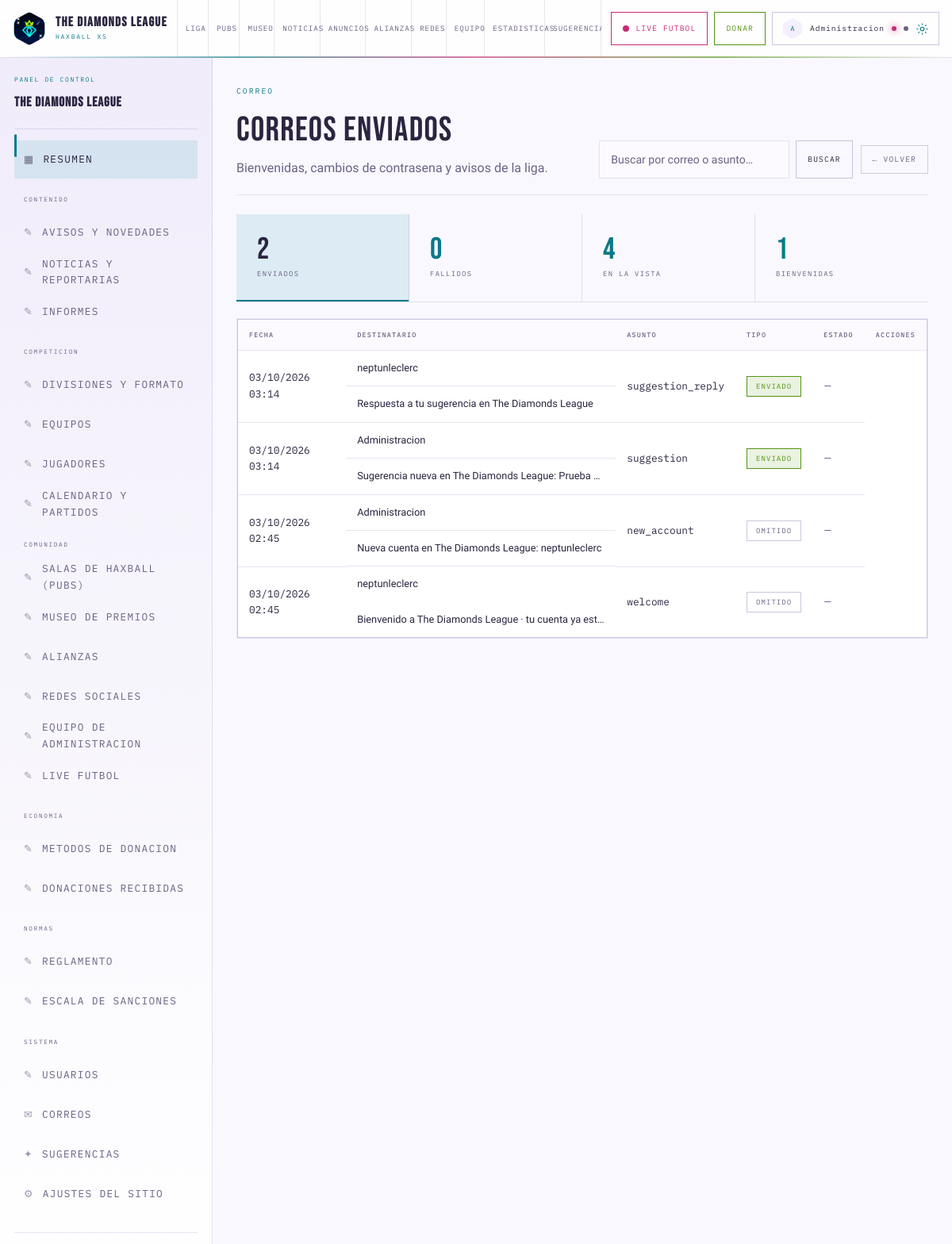
Screenshot of /admin/correos (signed in) with the database file from the repository.
### models.py (models this page shows, shortened)
class TimestampMixin:
    created_at = db.Column(db.DateTime, default=utcnow, nullable=False)
    updated_at = db.Column(db.DateTime, default=utcnow, onupdate=utcnow, nullable=False)

class User(UserMixin, TimestampMixin, db.Model):
    __tablename__ = "users"
    id = db.Column(db.Integer, primary_key=True)
    username = db.Column(db.String(24), unique=True, nullable=False, index=True)
    email = db.Column(db.String(160), unique=True, nullable=False, index=True)
    password = db.Column(db.String(255), nullable=False)
    role = db.Column(db.String(16), nullable=False, default=Role.USER, index=True)
    is_admin = db.Column(db.Boolean, nullable=False, default=False)
    is_premium = db.Column(db.Boolean, nullable=False, default=False)
    is_active_account = db.Column(db.Boolean, nullable=False, default=True)
    display_name = db.Column(db.String(60))
    bio = db.Column(db.String(400))
    haxball_id = db.Column(db.String(40))
    avatar = db.Column(db.String(255))
    google_email = db.Column(db.String(160))
    country = db.Column(db.String(60))
    last_login = db.Column(db.DateTime)
    login_count = db.Column(db.Integer, nullable=False, default=0)
    __table_args__ = (
        CheckConstraint("role in ('admin','staff','user')", name="role_valid"),
    )
    @property
    def is_active(self) -> bool:  # type: ignore[override]
        return bool(self.is_active_account)
    @property
    def is_staff(self) -> bool:
        return self.is_admin or self.role == Role.STAFF
    @property
    def label(self) -> str:
        return self.display_name or self.username
    @property
    def initials(self) -> str:
        text = self.label.strip()
        parts = [p for p in text.replace("_", " ").split() if p]
        return (parts[0][:1] + (parts[1][:1] if len(parts) > 1 else "")).upper() or "?"

class SiteSetting(TimestampMixin, db.Model):
    __tablename__ = "site_settings"
    id = db.Column(db.Integer, primary_key=True)
    key = db.Column(db.String(60), unique=True, nullable=False, index=True)
    value = db.Column(db.Text)
    group = db.Column(db.String(40), nullable=False, default="general")
    label = db.Column(db.String(80))
    input_type = db.Column(db.String(16), default="text")

class EmailLog(TimestampMixin, db.Model):
    __tablename__ = "email_logs"
    id = db.Column(db.Integer, primary_key=True)
    user_id = db.Column(db.Integer, db.ForeignKey("users.id", ondelete="SET NULL"),
                        nullable=True, index=True)
    to_email = db.Column(db.String(160), nullable=False, index=True)
    subject = db.Column(db.String(180), nullable=False)
    template = db.Column(db.String(40), nullable=False, default="general", index=True)
    status = db.Column(db.String(16), nullable=False, default="sent", index=True)  # sent|failed|skipped
    error = db.Column(db.String(255))
    sent_at = db.Column(db.DateTime, default=utcnow, index=True)
    user = db.relationship("User", lazy="joined")
    @property
    def target(self) -> str:
        return self.user.label if self.user else (self.to_email or "—")

### blueprints/admin.py (the view)
@bp.route("/correos")
def email_log():
    query = EmailLog.query.order_by(EmailLog.sent_at.desc(), EmailLog.id.desc())
    term = (request.args.get("q") or "").strip()
    if term:
        query = query.filter(
            db.or_(EmailLog.to_email.ilike(f"%{term}%"), EmailLog.subject.ilike(f"%{term}%"))
        )
    rows = query.limit(120).all()
    return render_template(
        "admin/email_log.html", rows=rows, term=term,
        failed=EmailLog.query.filter_by(status="failed").count(),
        sent=EmailLog.query.filter_by(status="sent").count(),
    )

### app.py (called while the page is built, shortened)
def register_auth_gate(app: Flask) -> None:
    @app.before_request
    def require_login():
        if not app.config.get("REQUIRE_LOGIN", True):
            return None
        if current_user.is_authenticated:
            return None

def _settings_map() -> dict:
    from models import SiteSetting
    try:
        return {row.key: row.value for row in SiteSetting.query.all()}
    except Exception:  # pragma: no cover - antes de crear tablas
        return {}

@app.after_request
def security_headers(response):
    response.headers.setdefault("X-Content-Type-Options", "nosniff")
    response.headers.setdefault("X-Frame-Options", "SAMEORIGIN")
    response.headers.setdefault("Referrer-Policy", "strict-origin-when-cross-origin")
    response.headers.setdefault("X-DNS-Prefetch-Control", "off")
    response.headers["Cache-Control"] = response.headers.get("Cache-Control", "no-cache, must-revalidate")
    return response

@app.context_processor
def _inject_path():
    return {"request_path": request.path}

### blueprints/admin.py (called while the page is built)
@bp.before_request
@login_required
def _guard():
    if not current_user.is_staff:
        abort(403)
    if request.endpoint in ADMIN_ONLY_ENDPOINTS and not current_user.is_admin:
        abort(403)

@bp.app_context_processor
def inject_helpers():
    return {"resources": RESOURCES, "now": datetime.now, "Role": Role}

### blueprints/auth.py (called while the page is built)
def current_admin_mode() -> bool:
    if not current_user.is_authenticated or not current_user.is_admin:
        return False
    return session.get("admin_mode", True)

def current_premium_mode() -> bool:
    if not current_user.is_authenticated:
        return False
    if current_user.is_admin:
        return session.get("premium_mode", False)
    return current_user.is_premium and session.get("premium_mode", True)

### models.py (called while the page is built)
@login_manager.user_loader
def load_user(user_id: str):
    try:
        return db.session.get(User, int(user_id))
    except (TypeError, ValueError):
        return None

### utils.py (called while the page is built)
def format_date(value, fmt: str = "%d/%m/%Y") -> str:
    if not value:
        return "—"
    if isinstance(value, datetime):
        return value.strftime(fmt)
    return value.strftime(fmt)

### templates/admin/email_log.html (shortened to what this page needs)
{% extends "base.html" %}
{% from "admin/_nav.html" import admin_nav with context %}
{% block body_class %}page-admin{% endblock %}
{% block content %}
<main id="main" class="admin-shell">
    {{ admin_nav('') }}
    <div class="admin-main">
        <header class="admin-head reveal">
            <div>
                <span class="section-tag mono">CORREO</span>
                <h1>Correos enviados</h1>
                <p class="text-muted">
                    Bienvenidas, cambios de contrasena y avisos de la liga.
                </p>
            </div>
            <div class="admin-head-actions">
                <form class="search-form" method="get" action="{{ url_for('admin.email_log') }}">
                    <input class="input" type="search" name="q" value="{{ term }}" placeholder="Buscar por correo o asunto…">
                    <button class="btn btn--sm" type="submit">BUSCAR</button>
                </form>
                <a class="btn btn--sm btn--ghost" href="{{ url_for('admin.dashboard') }}">← VOLVER</a>
            </div>
        </header>
        <div class="stat-quad reveal">
            <div class="stat-tile stat-tile--accent"><span class="stat-num">{{ sent }}</span><span class="stat-label">Enviados</span></div>
            <div class="stat-tile"><span class="stat-num">{{ failed }}</span><span class="stat-label">Fallidos</span></div>
            <div class="stat-tile"><span class="stat-num">{{ rows|length }}</span><span class="stat-label">En la vista</span></div>
            <div class="stat-tile"><span class="stat-num">{{ rows|selectattr('template', 'equalto', 'welcome')|list|length }}</span><span class="stat-label">Bienvenidas</span></div>
        </div>
        <section class="panel reveal">
            {% if rows %}
            <div class="table-scroll">
                <table class="data-table admin-table">
                    <thead>
                        <tr>
                            <th scope="col">Fecha</th>
                            <th scope="col">Destinatario</th>
                            <th scope="col">Asunto</th>
                            <th scope="col">Tipo</th>
                            <th scope="col">Estado</th>
                            <th scope="col">Acciones</th>
                        </tr>
                    </thead>
                    <tbody>
                        {% for row in rows %}
                        <tr>
                            <td class="mono">{{ row.sent_at|fdate('%d/%m/%Y %H:%M') if row.sent_at else '—' }}</td>
                            <td class="cell-text">{{ row.target }}</td>
                            <td class="cell-text">{{ row.subject }}</td>
                            <td class="mono">{{ row.template }}</td>
                            <td>
                                {% if row.status == 'sent' %}
                                <span class="chip chip--lime">ENVIADO</span>
                                {% elif row.status == 'failed' %}
                                <span class="chip chip--red">FALLIDO</span>
                                {% else %}
                                <span class="chip">OMITIDO</span>
                                {% endif %}
                            </td>
                            <td>
                                {% if row.status == 'failed' %}
                                <form method="post" action="{{ url_for('admin.email_log_resend', pk=row.id) }}">
                                    {{ csrf_token }}
                                    <button class="btn btn--sm" type="submit">REENVAR</button>
                                </form>
                                {% else %}
                                <span class="text-muted">—</span>
                                {% endif %}
                            </td>
                        </tr>
                        {% endfor %}
                    </tbody>
                </table>
            </div>
            {% else %}
            <p class="empty-state">
                <strong>Todavia no se envio ningun correo.</strong>
                <p>Se registraran aqui las bienvenidas y los avisos de contrasena.</p>
            </p>
            {% endif %}
        </section>
    </div>
</main>
{% endblock %}

### templates/admin/_nav.html (shortened to what this page needs)
{% macro admin_nav(active) %}
<nav class="admin-nav" aria-label="Navegación del panel">
    <div class="admin-nav-head">
        <span class="mono">PANEL DE CONTROL</span>
        <strong>{{ app_name }}</strong>
    </div>
    <a class="admin-nav-item {% if not active %}active{% endif %}" href="{{ url_for('admin.dashboard') }}">
        <span aria-hidden="true">▦</span> RESUMEN
    </a>
    <p class="admin-nav-group">CONTENIDO</p>
    {% for key in ['avisos', 'noticias', 'informes'] %}
    <a class="admin-nav-item {% if active == key %}active{% endif %}" href="{{ url_for('admin.list_resource', resource=key) }}">
        <span aria-hidden="true">✎</span> {{ resources[key].title|upper }}
    </a>
    {% endfor %}
    <p class="admin-nav-group">COMPETICION</p>
    {% for key in ['divisiones', 'equipos', 'jugadores', 'calendario'] %}
    <a class="admin-nav-item {% if active == key %}active{% endif %}" href="{{ url_for('admin.list_resource', resource=key) }}">
        <span aria-hidden="true">✎</span> {{ resources[key].title|upper }}
    </a>
    {% endfor %}
    <p class="admin-nav-group">COMUNIDAD</p>
    {% for key in ['salas', 'museo', 'alianzas', 'redes', 'equipo', 'live'] %}
    <a class="admin-nav-item {% if active == key %}active{% endif %}" href="{{ url_for('admin.list_resource', resource=key) }}">
        <span aria-hidden="true">✎</span> {{ resources[key].title|upper }}
    </a>
    {% endfor %}
    <p class="admin-nav-group">ECONOMIA</p>
    {% for key in ['donacion-canales', 'donaciones'] %}
    <a class="admin-nav-item {% if active == key %}active{% endif %}" href="{{ url_for('admin.list_resource', resource=key) }}">
        <span aria-hidden="true">✎</span> {{ resources[key].title|upper }}
    </a>
    {% endfor %}
    <p class="admin-nav-group">NORMAS</p>
    {% for key in ['reglas', 'sanciones'] %}
    <a class="admin-nav-item {% if active == key %}active{% endif %}" href="{{ url_for('admin.list_resource', resource=key) }}">
        <span aria-hidden="true">✎</span> {{ resources[key].title|upper }}
    </a>
    {% endfor %}
    {% if current_user.is_admin %}
    <p class="admin-nav-group">SISTEMA</p>
    <a class="admin-nav-item {% if active == 'usuarios' %}active{% endif %}" href="{{ url_for('admin.list_resource', resource='usuarios') }}">
        <span aria-hidden="true">✎</span> {{ resources['usuarios'].title|upper }}
    </a>
    <a class="admin-nav-item {% if active == 'correos' %}active{% endif %}" href="{{ url_for('admin.email_log') }}">
        <span aria-hidden="true">✉</span> CORREOS
    </a>
    <a class="admin-nav-item {% if active == 'sugerencias' %}active{% endif %}" href="{{ url_for('admin.suggestions') }}">
        <span aria-hidden="true">✦</span> SUGERENCIAS
    </a>
    <a class="admin-nav-item {% if active == 'ajustes' %}active{% endif %}" href="{{ url_for('admin.settings') }}">
        <span aria-hidden="true">⚙</span> AJUSTES DEL SITIO
    </a>
    {% endif %}
    <div class="admin-nav-foot">
    </div>
</nav>
{% endmacro %}

### templates/partials/_header.html (shortened to what this page needs)
<header class="topbar">
    <a class="topbar-brand" href="{{ url_for('site.index') }}" aria-label="{{ app_name }} — inicio">
        <img src="{{ url_for('static', filename='img/logo-mark.png') }}" alt="" width="42" height="42" loading="eager">
        <span>
            <strong>THE DIAMONDS LEAGUE</strong>
            <small>HAXBALL X5</small>
        </span>
    </a>
    <nav class="main-nav" aria-label="Navegación principal de la liga">
        <a href="#liga"     data-spy-link>LIGA</a>
        <a href="#pubs"    data-spy-link>PUBS</a>
        <a href="#museo"   data-spy-link>MUSEO</a>
        <a href="#noticias" data-spy-link>NOTICIAS</a>
        <a href="#anuncios" data-spy-link>ANUNCIOS</a>
        <a href="#alianzas" data-spy-link>ALIANZAS</a>
        <a href="#redes"   data-spy-link>REDES</a>
        <a href="#equipo"  data-spy-link>EQUIPO</a>
        <a href="{{ url_for('site.stats') }}">ESTADISTICAS</a>
        <a href="{{ url_for('site.suggestions') }}">SUGERENCIAS</a>
    </nav>
    <div class="topbar-right">
        <a class="header-live" href="#live" title="Live de futbol">
            <i class="live-pulse" aria-hidden="true"></i>
            <span>LIVE FUTBOL</span>
        </a>
        <a class="header-donate" href="#donacion" title="Donacion">
            <span>DONAR</span>
        </a>
        {% if current_user.is_authenticated %}
            <div class="gear">
                <button class="gear-button" type="button" aria-expanded="false" aria-haspopup="true" aria-controls="gear-menu"
                        aria-label="Abrir configuracion de la cuenta">
                    <span class="avatar" aria-hidden="true">
                        {% if current_user.avatar %}
                            <img src="{{ url_for('static', filename=current_user.avatar) }}" alt="">
                        {% else %}{{ current_user.initials }}{% endif %}
                    </span>
                    <span class="gear-label">{{ current_user.label }}</span>
                    <span class="gear-dot {% if prefs.admin_mode %}admin{% endif %}" title="Modo administrador"></span>
                    <span class="gear-dot {% if prefs.premium_mode %}on{% endif %}" title="Modo premium"></span>
                    <span class="icon" aria-hidden="true">
                        <svg class="gear-icon" viewBox="0 0 24 24"><circle cx="12" cy="12" r="3.2"/><path d="M12 2v3M12 19v3M2 12h3M19 12h3M4.9 4.9l2.1 2.1M17 17l2.1 2.1M19.1 4.9L17 7M7 17l-2.1 2.1"/></svg>
                    </span>
                </button>
            </div>
        {% else %}
            <div class="auth-nav">
                <a class="btn btn--ghost" href="{{ url_for('auth.login') }}">INGRESAR</a>
                <a class="btn btn--primary" href="{{ url_for('auth.register') }}">REGISTRARSE</a>
            </div>
        {% endif %}
    </div>
</header>

### rows the page displays
User: initials "A", label "Administracion"
SiteSetting: value "The Diamonds League"
EmailLog: sent_at|fdate "03/10/2026 03:14", target "neptunleclerc", subject "Respuesta a tu sugerencia en The Diamonds League", template "suggestion_reply", status "ENVIADO"
EmailLog: sent_at|fdate "03/10/2026 03:14", target "Administracion", subject "Sugerencia nueva en The Diamonds League: Prueba…", template "suggestion", status "ENVIADO"
EmailLog: sent_at|fdate "03/10/2026 02:45", target "Administracion", subject "Nueva cuenta en The Diamonds League: neptunleclerc", template "new_account", status "OMITIDO"
EmailLog: sent_at|fdate "03/10/2026 02:45", target "neptunleclerc", subject "Bienvenido a The Diamonds League · tu cuenta ya est…", template "welcome", status "OMITIDO"

### other values shown
{{ resources[key].title|upper }} "AVISOS Y NOVEDADES" "NOTICIAS Y REPORTARIAS" "INFORMES"
{{ resources[key].title|upper }} "DIVISIONES Y FORMATO" "EQUIPOS" "JUGADORES" "CALENDARIO Y PARTIDOS"
{{ resources[key].title|upper }} "SALAS DE HAXBALL (PUBS)" "MUSEO DE PREMIOS" "ALIANZAS" "REDES SOCIALES" "EQUIPO DE ADMINISTRACION" "LIVE FUTBOL"
{{ resources[key].title|upper }} "METODOS DE DONACION" "DONACIONES RECIBIDAS"
{{ resources[key].title|upper }} "REGLAMENTO" "ESCALA DE SANCIONES"
{{ resources['usuarios'].title|upper }} "USUARIOS"
{{ sent }} "2"
{{ failed }} "0"
{{ rows|length }} "4"
{{ rows|selectattr('template', 'equalto', 'welcome')|list|length }} "1"
